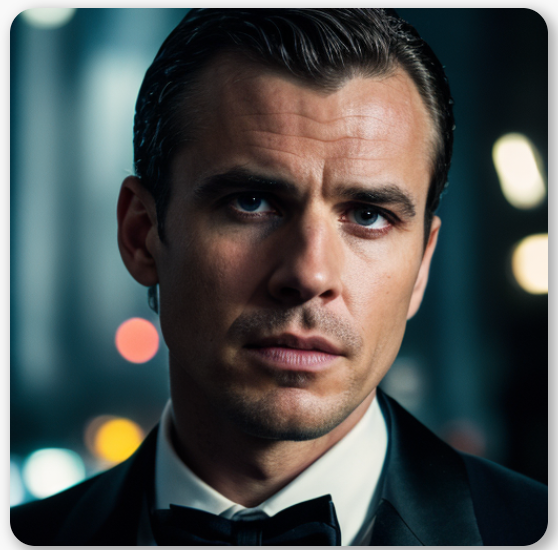
#> input picture images/b14946cc-ccb4-4c22-996b-d322fb612a92.PNG, 558 x 550 px, found by its file name; its folder holds only this picture in this run
$ python -i main.py   (imports and definitions only)
#> lines starting #> are read from the running program, lines starting #| are printed output that depends on the picture
#pip install python-multipart
#pip install Image
#pip install opencv-python

from fastapi import BackgroundTasks, FastAPI, File, Query, UploadFile
from fastapi.responses import FileResponse
from PIL import Image
import os
from random import randint
import uuid
import cv2

# [1 line not run here, left out]

imageDir = "images/"
imageRsizePath = "images/resize/"
imageThumbPath = "images/thumb/"

# [1 line not run here, left out]


# RESIZE IMAGES FOR DIFFERENT DEVICES

def resize_image(filename: str):
    image = Image.open(imageDir + filename, mode="r").convert('RGB')
    print(f"Original size : {image.size}") # 5464x3640
#| Original size : (558, 550)
    image.thumbnail((200, 200))
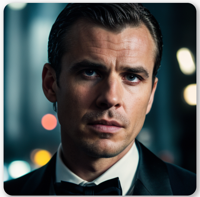
#> image: PIL image 200x197 RGB; mean R, G, B 78.2, 81.9, 80.6
    image.save(imageThumbPath + "200_" + filename)
    print(image.getpixel((0, 0)))
#| (249, 249, 249)
    img = cv2.imread(imageDir + filename)
    # Get original height and width
    print(f"Original Dimensions : {img.shape}")
#| Original Dimensions : (550, 558, 3)
    # resize image by specifying custom width and height
    resized = cv2.resize(img, (1000, 800))
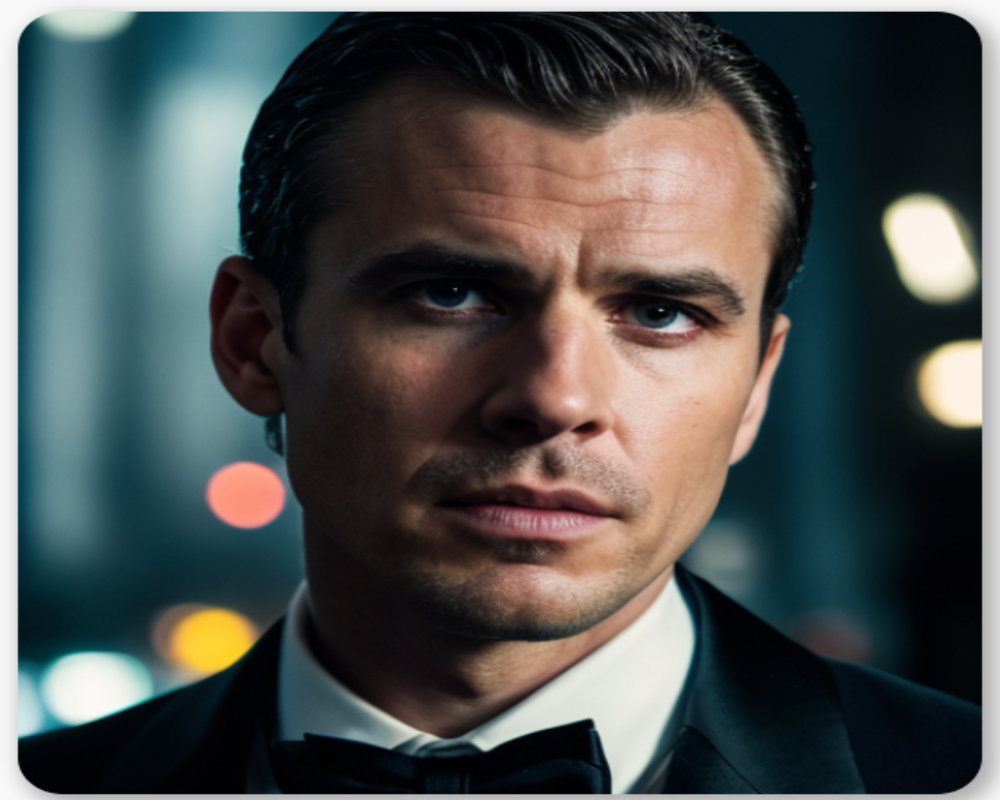
#> resized: shape (800, 1000, 3); mean B, G, R 80.5, 81.7, 78.1
    print(f"Resized Dimensions : {resized.shape}")
#| Resized Dimensions : (800, 1000, 3)
    cv2.imwrite(imageRsizePath + "resize" + filename, resized)


# [45 lines not run here, left out]

>>> result = resize_image('images/b14946cc-ccb4-4c22-996b-d322fb612a92.PNG')
